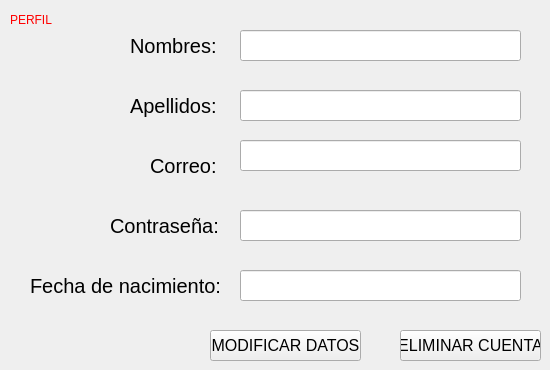
   <widget class="QWidget" name="perfil">
    <attribute name="title">
     <string>Perfil</string>
    </attribute>
    <widget class="QLabel" name="datosU_2">
     <property name="geometry">
      <rect>
       <x>10</x>
       <y>10</y>
       <width>81</width>
       <height>21</height>
      </rect>
     </property>
     <property name="text">
      <string>&lt;html&gt;&lt;head/&gt;&lt;body&gt;&lt;p&gt;&lt;span style=&quot; color:#ff0000;&quot;&gt;PERFIL&lt;/span&gt;&lt;/p&gt;&lt;/body&gt;&lt;/html&gt;</string>
     </property>
    </widget>
    <widget class="QLabel" name="label_3">
     <property name="geometry">
      <rect>
       <x>130</x>
       <y>30</y>
       <width>91</width>
       <height>31</height>
      </rect>
     </property>
     <property name="font">
      <font>
       <pointsize>15</pointsize>
       <bold>false</bold>
      </font>
     </property>
     <property name="text">
      <string>Nombres:</string>
     </property>
    </widget>
    <widget class="QLineEdit" name="fechaP">
     <property name="geometry">
      <rect>
       <x>240</x>
       <y>270</y>
       <width>281</width>
       <height>31</height>
      </rect>
     </property>
     <property name="font">
      <font>
       <pointsize>14</pointsize>
       <bold>false</bold>
      </font>
     </property>
     <property name="toolTip">
      <string>&lt;html&gt;&lt;head/&gt;&lt;body&gt;&lt;p&gt;Ingrese su contraseña&lt;/p&gt;&lt;/body&gt;&lt;/html&gt;</string>
     </property>
     <property name="whatsThis">
      <string>&lt;html&gt;&lt;head/&gt;&lt;body&gt;&lt;p&gt;Ingrese su contraseña&lt;/p&gt;&lt;/body&gt;&lt;/html&gt;</string>
     </property>
     <property name="text">
      <string/>
     </property>
    </widget>
    <widget class="QLabel" name="label_6">
     <property name="geometry">
      <rect>
       <x>130</x>
       <y>90</y>
       <width>91</width>
       <height>31</height>
      </rect>
     </property>
     <property name="font">
      <font>
       <pointsize>15</pointsize>
       <bold>false</bold>
      </font>
     </property>
     <property name="text">
      <string>Apellidos:</string>
     </property>
    </widget>
    <widget class="QLineEdit" name="nombreP">
     <property name="geometry">
      <rect>
       <x>240</x>
       <y>30</y>
       <width>281</width>
       <height>31</height>
      </rect>
     </property>
     <property name="font">
      <font>
       <pointsize>14</pointsize>
       <bold>false</bold>
      </font>
     </property>
     <property name="toolTip">
      <string>&lt;html&gt;&lt;head/&gt;&lt;body&gt;&lt;p&gt;Ingrese su contraseña&lt;/p&gt;&lt;/body&gt;&lt;/html&gt;</string>
     </property>
     <property name="whatsThis">
      <string>&lt;html&gt;&lt;head/&gt;&lt;body&gt;&lt;p&gt;Ingrese su contraseña&lt;/p&gt;&lt;/body&gt;&lt;/html&gt;</string>
     </property>
     <property name="text">
      <string/>
     </property>
    </widget>
    <widget class="QLabel" name="label_7">
     <property name="geometry">
      <rect>
       <x>150</x>
       <y>150</y>
       <width>71</width>
       <height>31</height>
      </rect>
     </property>
     <property name="font">
      <font>
       <pointsize>15</pointsize>
       <bold>false</bold>
      </font>
     </property>
     <property name="text">
      <string>Correo:</string>
     </property>
    </widget>
    <widget class="QLineEdit" name="apellidoP">
     <property name="geometry">
      <rect>
       <x>240</x>
       <y>90</y>
       <width>281</width>
       <height>31</height>
      </rect>
     </property>
     <property name="font">
      <font>
       <pointsize>14</pointsize>
       <bold>false</bold>
      </font>
     </property>
     <property name="toolTip">
      <string>&lt;html&gt;&lt;head/&gt;&lt;body&gt;&lt;p&gt;Ingrese su contraseña&lt;/p&gt;&lt;/body&gt;&lt;/html&gt;</string>
     </property>
     <property name="whatsThis">
      <string>&lt;html&gt;&lt;head/&gt;&lt;body&gt;&lt;p&gt;Ingrese su contraseña&lt;/p&gt;&lt;/body&gt;&lt;/html&gt;</string>
     </property>
     <property name="text">
      <string/>
     </property>
    </widget>
    <widget class="QLabel" name="label_8">
     <property name="geometry">
      <rect>
       <x>30</x>
       <y>270</y>
       <width>191</width>
       <height>31</height>
      </rect>
     </property>
     <property name="font">
      <font>
       <pointsize>15</pointsize>
       <bold>false</bold>
      </font>
     </property>
     <property name="text">
      <string>Fecha de nacimiento:</string>
     </property>
    </widget>
    <widget class="QLineEdit" name="correoP">
     <property name="geometry">
      <rect>
       <x>240</x>
       <y>140</y>
       <width>281</width>
       <height>31</height>
      </rect>
     </property>
     <property name="font">
      <font>
       <pointsize>14</pointsize>
       <bold>false</bold>
      </font>
     </property>
     <property name="toolTip">
      <string>&lt;html&gt;&lt;head/&gt;&lt;body&gt;&lt;p&gt;Ingrese su contraseña&lt;/p&gt;&lt;/body&gt;&lt;/html&gt;</string>
     </property>
     <property name="whatsThis">
      <string>&lt;html&gt;&lt;head/&gt;&lt;body&gt;&lt;p&gt;Ingrese su contraseña&lt;/p&gt;&lt;/body&gt;&lt;/html&gt;</string>
     </property>
     <property name="text">
      <string/>
     </property>
    </widget>
    <widget class="QLineEdit" name="contraP">
     <property name="geometry">
      <rect>
       <x>240</x>
       <y>210</y>
       <width>281</width>
       <height>31</height>
      </rect>
     </property>
     <property name="font">
      <font>
       <pointsize>14</pointsize>
       <bold>false</bold>
      </font>
     </property>
     <property name="toolTip">
      <string>&lt;html&gt;&lt;head/&gt;&lt;body&gt;&lt;p&gt;Ingrese su contraseña&lt;/p&gt;&lt;/body&gt;&lt;/html&gt;</string>
     </property>
     <property name="whatsThis">
      <string>&lt;html&gt;&lt;head/&gt;&lt;body&gt;&lt;p&gt;Ingrese su contraseña&lt;/p&gt;&lt;/body&gt;&lt;/html&gt;</string>
     </property>
     <property name="text">
      <string/>
     </property>
    </widget>
    <widget class="QLabel" name="label_9">
     <property name="geometry">
      <rect>
       <x>110</x>
       <y>210</y>
       <width>111</width>
       <height>31</height>
      </rect>
     </property>
     <property name="font">
      <font>
       <pointsize>15</pointsize>
       <bold>false</bold>
      </font>
     </property>
     <property name="text">
      <string>Contraseña:</string>
     </property>
    </widget>
    <widget class="QPushButton" name="ModifcarD">
     <property name="geometry">
      <rect>
       <x>210</x>
       <y>330</y>
       <width>151</width>
       <height>31</height>
      </rect>
     </property>
     <property name="font">
      <font>
       <pointsize>12</pointsize>
       <bold>false</bold>
      </font>
     </property>
     <property name="toolTip">
      <string>&lt;html&gt;&lt;head/&gt;&lt;body&gt;&lt;p&gt;&lt;br/&gt;&lt;/p&gt;&lt;/body&gt;&lt;/html&gt;</string>
     </property>
     <property name="text">
      <string>MODIFICAR DATOS</string>
     </property>
    </widget>
    <widget class="QPushButton" name="ElimanarC">
     <property name="geometry">
      <rect>
       <x>400</x>
       <y>330</y>
       <width>141</width>
       <height>31</height>
      </rect>
     </property>
     <property name="font">
      <font>
       <pointsize>12</pointsize>
       <bold>false</bold>
      </font>
     </property>
     <property name="text">
      <string>ELIMINAR CUENTA</string>
     </property>
    </widget>
   </widget>
